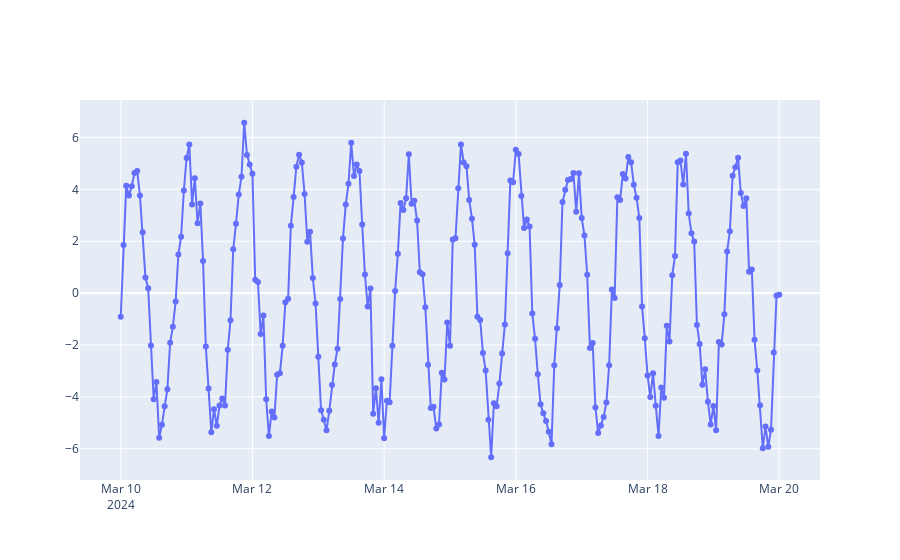

The notebook cell this image was saved under:
### Code cell
# Sacar la gráfica interactiva
import plotly.graph_objects as go
fig = go.Figure()

fig.add_trace(go.Scatter(
    x=df_serie2.index,
    y=df_serie2.iloc[:,0],
    mode="markers+lines",
    ))

fig.show()

### Figure 1 — Plotly figure (JSON) as saved in the notebook; plotly's stock layout.template omitted (floating-point values rounded to 4 significant figures; data arrays with more than 128 entries replaced by an {"elided": "..."} marker saying what was removed)
{"data": [{"mode": "markers+lines", "type": "scatter", "x": {"elided": "241 str values"}, "y": {"elided": "241 float values"}}], "layout": {}}
